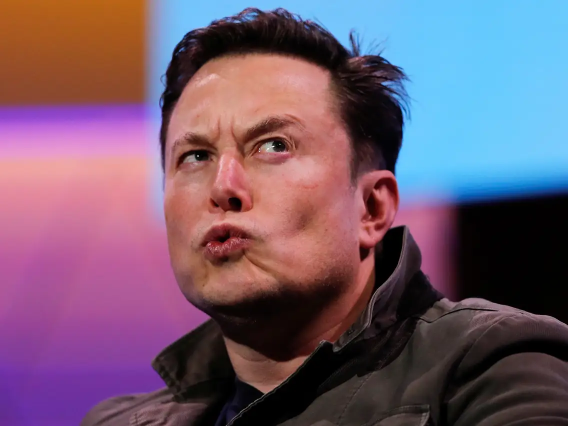
#> input picture topics/edge_detection/Canny&Sobel/test.jpeg, 1136 x 852 px (shown at 1/2 size)
$ jupyter execute notebook.ipynb   (shell and % lines are left out)   (older library calls are emulated)
#> lines starting #> are read from the running program, lines starting #| are printed output that depends on the picture; after the words box and inside, x2 and y2 are one past the last pixel; in counts of white or black regions, pixels touching at a corner belong together
# Edge Detection

### How to define edge?
Intuitively, we measure edge as the intensity of changing, as well as derivatives.

# Sobel Edge Detector


The operator uses two 3×3 kernels which are convolved with the original image to calculate approximations of the **derivatives**


[1] Sobel, Irwin. "History and definition of the sobel operator." Retrieved from the World Wide Web 1505 (2014).

## Horizontal and Vertical Detector

One for horizontal changes, and one for vertical

## Magnitude

[cell 1]
import cv2
import numpy as np
import matplotlib.pyplot as plt

# Read the image
image = cv2.imread('test.jpeg', cv2.IMREAD_GRAYSCALE)
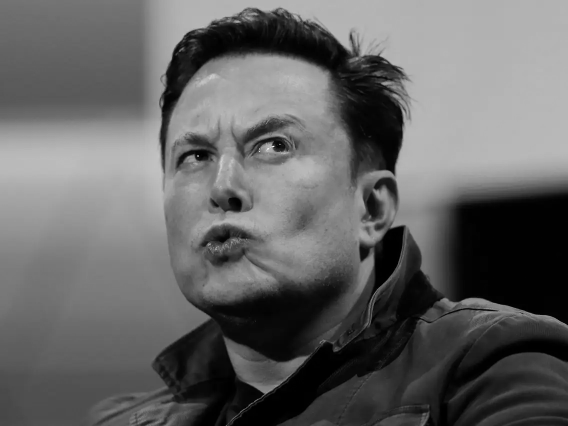
#> image: shape (852, 1136) (shown at 1/2 size); min 0, max 255, mean 100
image = cv2.resize(image, (224, 224))
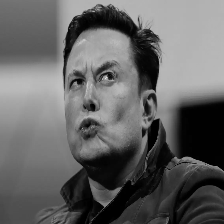
#> image: shape (224, 224); min 0, max 229, mean 99.9

# Kernel Size
ksize = 3

# Apply Sobel operator in both horizontal and vertical directions
sobelx = cv2.Sobel(image, cv2.CV_64F, dx=1, dy=0, ksize=ksize)
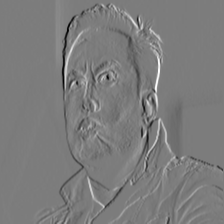
#> sobelx: shape (224, 224) float64; min -636, max 665, mean -1; drawn with min black and max white
sobely = cv2.Sobel(image, cv2.CV_64F, dx=0, dy=1, ksize=ksize)
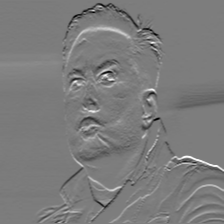
#> sobely: shape (224, 224) float64; min -538, max 559, mean -4; drawn with min black and max white

# Calculate the magnitude
sobelMagnitude = np.sqrt(sobelx**2 + sobely**2)

# Normalize to 0-255
sobelMagnitude = np.uint8(255 * sobelMagnitude / np.max(sobelMagnitude))

# Display images using matplotlib
plt.figure(figsize=(10, 3))
plt.subplot(1, 4, 1)
plt.imshow(image, cmap='gray')
plt.title('Original Image')
plt.axis('off')

plt.subplot(1, 4, 2)
plt.imshow(sobelx, cmap='gray')
plt.title('Gradient X')
plt.axis('off')

plt.subplot(1, 4, 3)
plt.imshow(sobely, cmap='gray')
plt.title('Gradient Y')
plt.axis('off')

plt.subplot(1, 4, 4)
plt.imshow(sobelMagnitude, cmap='gray')
plt.title('Magnitude')
plt.axis('off')

plt.suptitle(f'kernel size = {ksize}', fontweight='bold')

# Sobel Detector with Large Kernel Size

[cell 2]
# Read the image
image = cv2.imread('test.jpeg', cv2.IMREAD_GRAYSCALE)
image = cv2.resize(image, (224, 224))
# ksize = 3
for ksize in [3,5,7,9, 29]:
  # Apply Sobel operator in both horizontal and vertical directions
  sobelx = cv2.Sobel(image, cv2.CV_64F, 1, 0, ksize=ksize)
  sobely = cv2.Sobel(image, cv2.CV_64F, 0, 1, ksize=ksize)

  # Calculate the magnitude
  sobelMagnitude = np.sqrt(sobelx**2 + sobely**2)

  # Normalize to 0-255
  sobelMagnitude = np.uint8(255 * sobelMagnitude / np.max(sobelMagnitude))

  # Display images using matplotlib
  plt.figure(figsize=(10, 3))
  plt.subplot(1, 4, 1)
  plt.imshow(image, cmap='gray')
  plt.title('Original Image')
  plt.axis('off')

  plt.subplot(1, 4, 2)
  plt.imshow(sobelx, cmap='gray')
  plt.title('Gradient X')
  plt.axis('off')

  plt.subplot(1, 4, 3)
  plt.imshow(sobely, cmap='gray')
  plt.title('Gradient Y')
  plt.axis('off')

  plt.subplot(1, 4, 4)
  plt.imshow(sobelMagnitude, cmap='gray')
  plt.title('Magnitude')
  plt.axis('off')

  plt.suptitle(f'kernel size = {ksize}', fontweight='bold')
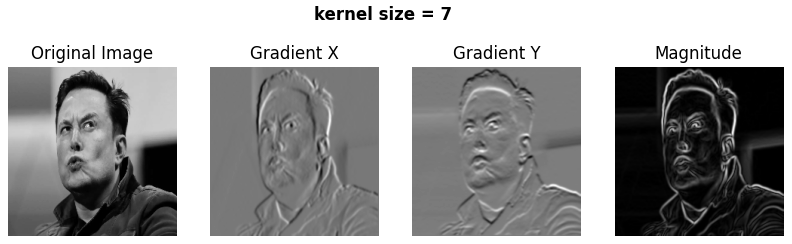
#> figure drawn by matplotlib, 4 panels
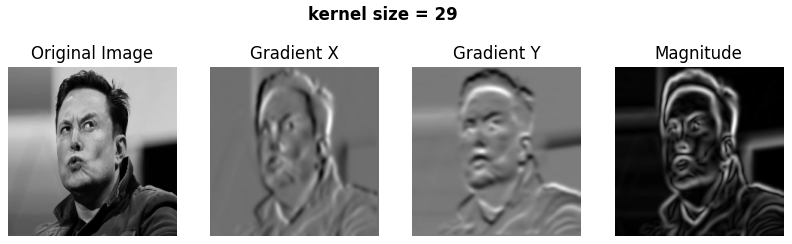
#> figure drawn by matplotlib, 4 panels

[cell 3]
# Apply Histogram Equalization
equalized_image = cv2.equalizeHist(image)
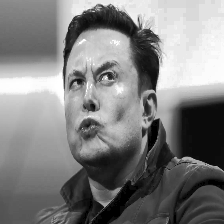
#> equalized_image: shape (224, 224); min 0, max 255, mean 127

# Display the results
plt.figure(figsize=(10, 5))
plt.subplot(121)
plt.imshow(image, cmap='gray')
plt.title('Original Image')
plt.axis('off')

plt.subplot(122)
plt.imshow(equalized_image, cmap='gray')
plt.title('Histogram Equalized Image')
plt.axis('off')
#> Out = (-0.5, 223.5, 223.5, -0.5)

[cell 4]
ksize = 3

sobelx = cv2.Sobel(image, cv2.CV_64F, 1, 0, ksize=ksize)
sobely = cv2.Sobel(image, cv2.CV_64F, 0, 1, ksize=ksize)

# Calculate the magnitude
sobelMagnitude = np.sqrt(sobelx**2 + sobely**2)
# Normalize to 0-255
sobelMagnitude = np.uint8(255 * sobelMagnitude / np.max(sobelMagnitude))
# Display images using matplotlib
plt.figure(figsize=(10, 3))
plt.subplot(1, 4, 1)
plt.imshow(image, cmap='gray')
plt.title('Original Image')
plt.axis('off')

plt.subplot(1, 4, 2)
plt.imshow(sobelx, cmap='gray')
plt.title('Gradient X')
plt.axis('off')

plt.subplot(1, 4, 3)
plt.imshow(sobely, cmap='gray')
plt.title('Gradient Y')
plt.axis('off')

plt.subplot(1, 4, 4)
plt.imshow(sobelMagnitude, cmap='gray')
plt.title('Magnitude')
plt.axis('off')

plt.suptitle(f'kernel size = {ksize}', fontweight='bold')


ksize = 3
sobelx = cv2.Sobel(equalized_image, cv2.CV_64F, 1, 0, ksize=ksize)
sobely = cv2.Sobel(equalized_image, cv2.CV_64F, 0, 1, ksize=ksize)

# Calculate the magnitude
sobelMagnitude = np.sqrt(sobelx**2 + sobely**2)
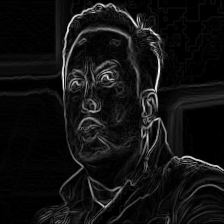
#> sobelMagnitude: shape (224, 224) float64; min 0, max 811.6, mean 56.6; drawn with min black and max white

# Normalize to 0-255
sobelMagnitude = np.uint8(255 * sobelMagnitude / np.max(sobelMagnitude))

# Display equalized_image using matplotlib
plt.figure(figsize=(10, 3))
plt.subplot(1, 4, 1)
plt.imshow(equalized_image, cmap='gray')
plt.title('Original Image')
plt.axis('off')

plt.subplot(1, 4, 2)
plt.imshow(sobelx, cmap='gray')
plt.title('Gradient X')
plt.axis('off')

plt.subplot(1, 4, 3)
plt.imshow(sobely, cmap='gray')
plt.title('Gradient Y')
plt.axis('off')

plt.subplot(1, 4, 4)
plt.imshow(sobelMagnitude, cmap='gray')
plt.title('Magnitude')
plt.axis('off')

plt.suptitle(f'kernel size = {ksize}, Apply Histogram Equalization', fontweight='bold')

# Canny Edge Detector

[1]Canny J. A computational approach to edge detection[J]. IEEE Transactions on pattern analysis and machine intelligence, 1986 (6): 679-698.

Canny detector is a multi-stage algorithm

### The process of Canny edge detection algorithm:
1. Apply Gaussian filter to smooth the image. -> Noise Reduction
2. Finding Intensity Gradient of the image -> Magnitude and Direction
3. Non-maximum Suppression -> Make Edge Thinner
4. Double Thresholding -> Potential edges are determined by two thresholds: a high and a low threshold

## Finding Intensity Gradient of the image

## Non-maximum Suppression

After getting gradient magnitude and direction, a full scan of image is done to remove any unwanted pixels which may not constitute the edge. For this, at every pixel, pixel is checked if it is a local maximum in its neighborhood in the direction of gradient.

## Double Threshold

This stage decides which are all edges are really edges and which are not. For this, we need two threshold values, minVal and maxVal. Any edges with intensity gradient more than maxVal are sure to be edges and those below minVal are sure to be non-edges, so discarded. Those who lie between these two thresholds are classified edges or non-edges based on their connectivity. If they are connected to "sure-edge" pixels, they are considered to be part of edges. Otherwise, they are also discarded.

See the image below:

[cell 5]
import cv2
import numpy as np
from matplotlib import pyplot as plt

def apply_canny_edge_detection(image_path, low_threshold, high_threshold):
    # Read the image
#> called with image_path = 'test.jpeg', low_threshold = 50, high_threshold = 150
    img = cv2.imread(image_path, 0)  # 0 to read image in grayscale

    # Apply GaussianBlur to reduce noise
    blurred_img = cv2.GaussianBlur(img, (5, 5), 0)

    # Apply Canny edge detection
    edges = cv2.Canny(blurred_img, low_threshold, high_threshold)
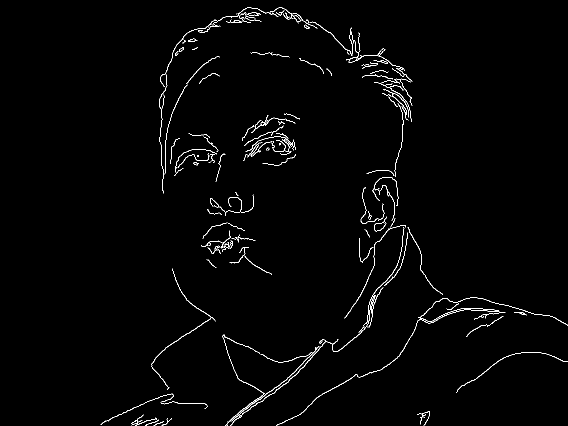
#> edges: shape (852, 1136) (shown at 1/2 size); 1.3% white in thin lines or dots, all inside (x1, y1, x2, y2) = (201, 15, 1136, 852)

    # Display the original and edged images
    plt.figure(figsize=(10, 5))
    plt.subplot(121), plt.imshow(img, cmap='gray')
    plt.title('Original Image'), plt.xticks([]), plt.yticks([])
    plt.subplot(122), plt.imshow(edges, cmap='gray')
    plt.title(f'Canny Edge Image, low_thres={low_threshold}, high_thres={high_threshold}'), plt.xticks([]), plt.yticks([])
    plt.show()


# Example
low_threshold = 50
high_threshold = 150
apply_canny_edge_detection('test.jpeg', low_threshold, high_threshold)

[cell 6]
for low_threshold in [25,50,75]:
    for high_threshold in [125,150,175]:
        apply_canny_edge_detection('test.jpeg', low_threshold, high_threshold)
#> call 2 of apply_canny_edge_detection, with image_path = 'test.jpeg', low_threshold = 25, high_threshold = 125
#> in apply_canny_edge_detection (call 2), `edges = cv2.Canny(blurred_img, low_threshold, high_threshold)`:
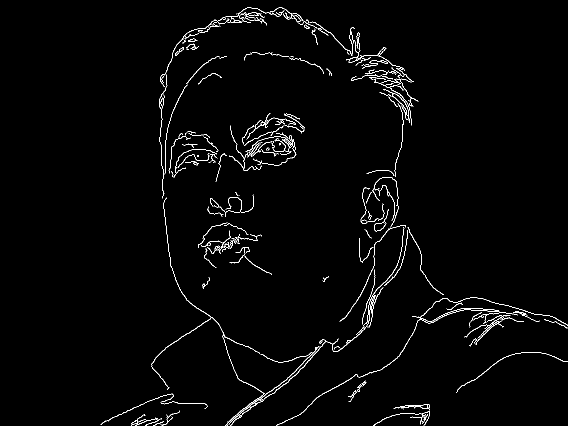
#> edges: shape (852, 1136) (shown at 1/2 size); 1.7% white in thin lines or dots, all inside (x1, y1, x2, y2) = (201, 15, 1136, 852)
